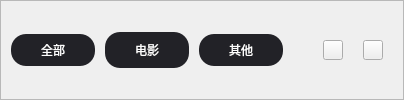
                <widget class="QFrame" name="frame_collect">
                 <property name="frameShape">
                  <enum>QFrame::StyledPanel</enum>
                 </property>
                 <property name="frameShadow">
                  <enum>QFrame::Raised</enum>
                 </property>
                 <layout class="QHBoxLayout" name="horizontalLayout_12">
                  <property name="spacing">
                   <number>0</number>
                  </property>
                  <property name="leftMargin">
                   <number>0</number>
                  </property>
                  <property name="topMargin">
                   <number>0</number>
                  </property>
                  <property name="rightMargin">
                   <number>0</number>
                  </property>
                  <property name="bottomMargin">
                   <number>0</number>
                  </property>
                  <item>
                   <layout class="QHBoxLayout" name="horizontalLayout_13">
                    <item>
                     <spacer name="horizontalSpacer_11">
                      <property name="orientation">
                       <enum>Qt::Horizontal</enum>
                      </property>
                      <property name="sizeType">
                       <enum>QSizePolicy::Fixed</enum>
                      </property>
                      <property name="sizeHint" stdset="0">
                       <size>
                        <width>10</width>
                        <height>20</height>
                       </size>
                      </property>
                     </spacer>
                    </item>
                    <item>
                     <widget class="QPushButton" name="pushButton_coll_all">
                      <property name="minimumSize">
                       <size>
                        <width>84</width>
                        <height>32</height>
                       </size>
                      </property>
                      <property name="styleSheet">
                       <string notr="true">QPushButton
{
background-color:#222227;
border-radius:15px;
color: rgb(253, 253, 253);
font: 23 10pt &quot;Microsoft YaHei&quot;;
}

QPushButton:hover
{
color: rgb(255, 85, 0);
}</string>
                      </property>
                      <property name="text">
                       <string>全部</string>
                      </property>
                     </widget>
                    </item>
                    <item>
                     <spacer name="horizontalSpacer_12">
                      <property name="orientation">
                       <enum>Qt::Horizontal</enum>
                      </property>
                      <property name="sizeType">
                       <enum>QSizePolicy::Fixed</enum>
                      </property>
                      <property name="sizeHint" stdset="0">
                       <size>
                        <width>10</width>
                        <height>20</height>
                       </size>
                      </property>
                     </spacer>
                    </item>
                    <item>
                     <widget class="QPushButton" name="pushButton_coll_movies">
                      <property name="minimumSize">
                       <size>
                        <width>84</width>
                        <height>32</height>
                       </size>
                      </property>
                      <property name="maximumSize">
                       <size>
                        <width>16777215</width>
                        <height>36</height>
                       </size>
                      </property>
                      <property name="styleSheet">
                       <string notr="true">QPushButton
{
background-color:#222227;
border-radius:15px;
color: rgb(253, 253, 253);
font: 23 10pt &quot;Microsoft YaHei&quot;;
}

QPushButton:hover
{
color: rgb(255, 85, 0);
}</string>
                      </property>
                      <property name="text">
                       <string>电影</string>
                      </property>
                     </widget>
                    </item>
                    <item>
                     <spacer name="horizontalSpacer_16">
                      <property name="orientation">
                       <enum>Qt::Horizontal</enum>
                      </property>
                      <property name="sizeType">
                       <enum>QSizePolicy::Fixed</enum>
                      </property>
                      <property name="sizeHint" stdset="0">
                       <size>
                        <width>10</width>
                        <height>20</height>
                       </size>
                      </property>
                     </spacer>
                    </item>
                    <item>
                     <widget class="QPushButton" name="pushButton_coll_other">
                      <property name="minimumSize">
                       <size>
                        <width>84</width>
                        <height>32</height>
                       </size>
                      </property>
                      <property name="styleSheet">
                       <string notr="true">QPushButton
{
background-color:#222227;
border-radius:15px;
color: rgb(253, 253, 253);
font: 23 10pt &quot;Microsoft YaHei&quot;;
}

QPushButton:hover
{
color: rgb(255, 85, 0);
}</string>
                      </property>
                      <property name="text">
                       <string>其他</string>
                      </property>
                     </widget>
                    </item>
                    <item>
                     <spacer name="horizontalSpacer_13">
                      <property name="orientation">
                       <enum>Qt::Horizontal</enum>
                      </property>
                      <property name="sizeHint" stdset="0">
                       <size>
                        <width>40</width>
                        <height>20</height>
                       </size>
                      </property>
                     </spacer>
                    </item>
                    <item>
                     <widget class="QPushButton" name="pushButton_coll_select">
                      <property name="sizePolicy">
                       <sizepolicy hsizetype="Minimum" vsizetype="Fixed">
                        <horstretch>20</horstretch>
                        <verstretch>20</verstretch>
                       </sizepolicy>
                      </property>
                      <property name="minimumSize">
                       <size>
                        <width>20</width>
                        <height>20</height>
                       </size>
                      </property>
                      <property name="maximumSize">
                       <size>
                        <width>20</width>
                        <height>20</height>
                       </size>
                      </property>
                      <property name="styleSheet">
                       <string notr="true">QPushButton
{
border-image: url(:/images/icon/all_openfile.png);
}
QPushButton:hover
{
border-image: url(:/images/icon/all_openfile_hover.png);
}</string>
                      </property>
                      <property name="text">
                       <string/>
                      </property>
                     </widget>
                    </item>
                    <item>
                     <spacer name="horizontalSpacer_14">
                      <property name="orientation">
                       <enum>Qt::Horizontal</enum>
                      </property>
                      <property name="sizeType">
                       <enum>QSizePolicy::Fixed</enum>
                      </property>
                      <property name="sizeHint" stdset="0">
                       <size>
                        <width>20</width>
                        <height>20</height>
                       </size>
                      </property>
                     </spacer>
                    </item>
                    <item>
                     <widget class="QPushButton" name="pushButton_coll_alldelete">
                      <property name="minimumSize">
                       <size>
                        <width>20</width>
                        <height>20</height>
                       </size>
                      </property>
                      <property name="maximumSize">
                       <size>
                        <width>20</width>
                        <height>20</height>
                       </size>
                      </property>
                      <property name="styleSheet">
                       <string notr="true">QPushButton
{
border-image: url(:/images/icon/his_delete_hover.png);
}
QPushButton:hover
{
border-image: url(:/images/icon/his_delete_hover_orange.png);
}</string>
                      </property>
                      <property name="text">
                       <string/>
                      </property>
                     </widget>
                    </item>
                    <item>
                     <spacer name="horizontalSpacer_15">
                      <property name="orientation">
                       <enum>Qt::Horizontal</enum>
                      </property>
                      <property name="sizeType">
                       <enum>QSizePolicy::Fixed</enum>
                      </property>
                      <property name="sizeHint" stdset="0">
                       <size>
                        <width>20</width>
                        <height>20</height>
                       </size>
                      </property>
                     </spacer>
                    </item>
                   </layout>
                  </item>
                 </layout>
                </widget>
